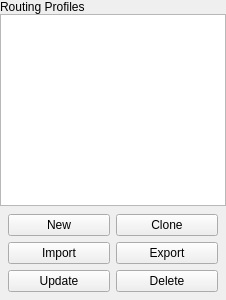
     <widget class="QWidget" name="tab_routes">
      <attribute name="title">
       <string>Profiles and rules</string>
      </attribute>
      <layout class="QHBoxLayout" name="routes_row" stretch="0,1">
       <property name="leftMargin">
        <number>0</number>
       </property>
       <property name="topMargin">
        <number>0</number>
       </property>
       <property name="rightMargin">
        <number>0</number>
       </property>
       <property name="bottomMargin">
        <number>0</number>
       </property>
       <property name="spacing">
        <number>0</number>
       </property>
       <item>
        <widget class="QFrame" name="route_profiles_box">
         <property name="minimumSize">
          <size>
           <width>226</width>
           <height>0</height>
          </size>
         </property>
         <property name="maximumSize">
          <size>
           <width>226</width>
           <height>16777215</height>
          </size>
         </property>
         <property name="role" stdset="false">
          <string notr="true">pane</string>
         </property>
         <layout class="QVBoxLayout" name="route_profiles_column">
          <property name="leftMargin">
           <number>0</number>
          </property>
          <property name="topMargin">
           <number>0</number>
          </property>
          <property name="rightMargin">
           <number>0</number>
          </property>
          <property name="bottomMargin">
           <number>0</number>
          </property>
          <property name="spacing">
           <number>0</number>
          </property>
          <item>
           <widget class="QLabel" name="route_profiles_l">
            <property name="text">
             <string>Routing Profiles</string>
            </property>
            <property name="role" stdset="false">
             <string notr="true">paneTitle</string>
            </property>
           </widget>
          </item>
          <item>
           <widget class="QListWidget" name="route_profiles" />
          </item>
          <item>
           <widget class="QWidget" name="route_actions">
            <layout class="QGridLayout" name="route_actions_grid">
             <property name="leftMargin">
              <number>8</number>
             </property>
             <property name="topMargin">
              <number>8</number>
             </property>
             <property name="rightMargin">
              <number>8</number>
             </property>
             <property name="bottomMargin">
              <number>8</number>
             </property>
             <property name="spacing">
              <number>6</number>
             </property>
             <item row="0" column="0">
              <widget class="QPushButton" name="new_route">
               <property name="text">
                <string>New</string>
               </property>
               <property name="role" stdset="false">
                <string notr="true">small</string>
               </property>
              </widget>
             </item>
             <item row="0" column="1">
              <widget class="QPushButton" name="clone_route">
               <property name="text">
                <string>Clone</string>
               </property>
               <property name="role" stdset="false">
                <string notr="true">small</string>
               </property>
              </widget>
             </item>
             <item row="1" column="0">
              <widget class="QPushButton" name="import_route">
               <property name="text">
                <string>Import</string>
               </property>
               <property name="role" stdset="false">
                <string notr="true">small</string>
               </property>
              </widget>
             </item>
             <item row="1" column="1">
              <widget class="QPushButton" name="export_route">
               <property name="text">
                <string>Export</string>
               </property>
               <property name="role" stdset="false">
                <string notr="true">small</string>
               </property>
              </widget>
             </item>
             <item row="2" column="0">
              <widget class="QPushButton" name="update_route">
               <property name="toolTip">
                <string>Update the selected remote routing profile, or all of them</string>
               </property>
               <property name="text">
                <string>Update</string>
               </property>
               <property name="role" stdset="false">
                <string notr="true">small</string>
               </property>
              </widget>
             </item>
             <item row="2" column="1">
              <widget class="QPushButton" name="delete_route">
               <property name="text">
                <string>Delete</string>
               </property>
               <property name="role" stdset="false">
                <string notr="true">small</string>
               </property>
              </widget>
             </item>
            </layout>
           </widget>
          </item>
         </layout>
        </widget>
       </item>
       <item>
        <widget class="QWidget" name="route_editor">
         <layout class="QVBoxLayout" name="route_editor_layout">
          <property name="leftMargin">
           <number>0</number>
          </property>
          <property name="topMargin">
           <number>0</number>
          </property>
          <property name="rightMargin">
           <number>0</number>
          </property>
          <property name="bottomMargin">
           <number>0</number>
          </property>
         </layout>
        </widget>
       </item>
      </layout>
     </widget>
